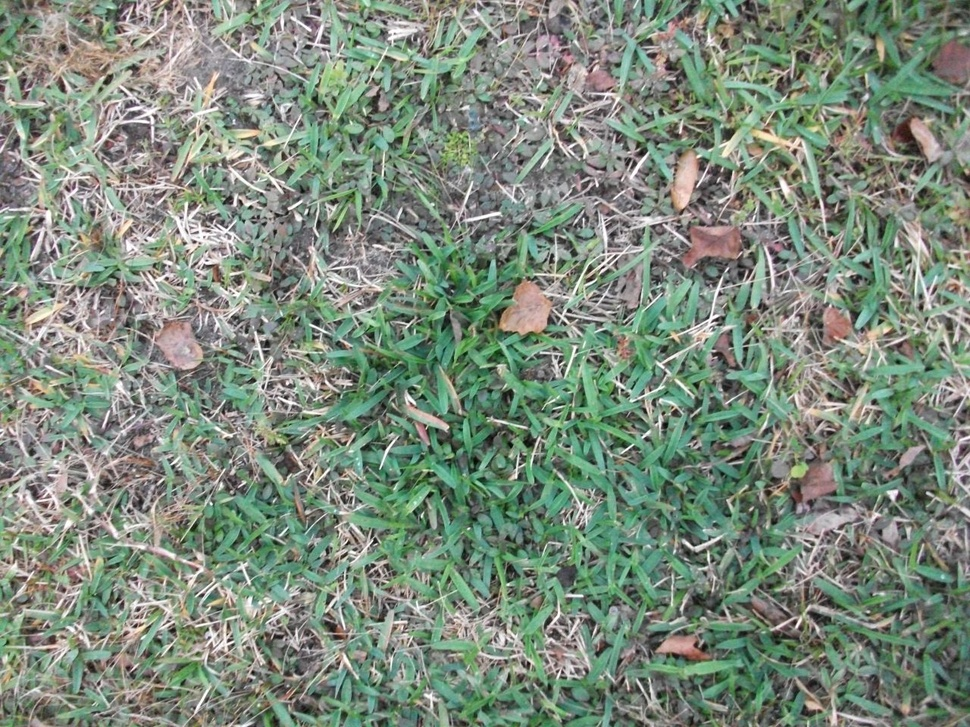
#> input picture field.jpg, 970 x 727 px, shrunk from 1280 x 960 before the run
$ jupyter execute weed_detection_system.ipynb   (shell and % lines are left out)
#> lines starting #> are read from the running program, lines starting #| are printed output that depends on the picture; after the words box and inside, x2 and y2 are one past the last pixel; in counts of white or black regions, pixels touching at a corner belong together
<a href="https://colab.research.google.com/github/Kousuke-N/digital_image_processing/blob/main/weed_detection_system.ipynb" target="_parent"></a>

# 事前準備

・Googleドライブの以下の場所にサンプル画像を"field.jpg"と言う名前で保存する。→`/content/drive/My Drive/dip`

[cell 1]
import cv2
import numpy as np
from google.colab.patches import cv2_imshow

#Googleドライブへのマウント
from google.colab import drive
drive.mount('/content/drive')
%cd "/content/drive/My Drive/dip"

[cell 2]
# 画像の読み込み
img = cv2.imread("field.jpg")
#> img is the input picture: shape (727, 970, 3); mean B, G, R 123.4, 138.5, 124.7
cv2_imshow(img)

[cell 3]
# HSV色空間へ変換
img_hsv = cv2.cvtColor(img, cv2.COLOR_BGR2HSV)
#> img_hsv: shape (727, 970, 3); mean H, S, V 60.9, 44.8, 141.6
print(img_hsv)
#> (printed output is left out)

[cell 4]
# 検出処理
# とりあえず、H成分だけを取り出した2重配列を作る
img_h = [[cell[0] for cell in line] for line in img_hsv]
#> img_h = 727 items
print(img_h)
#> (printed output is left out)

[cell 5]
# 検出部
output_img = np.array([[255 if cell[0] > 40 and cell[0] < 75 else 0 for cell in line] for line in img_hsv])
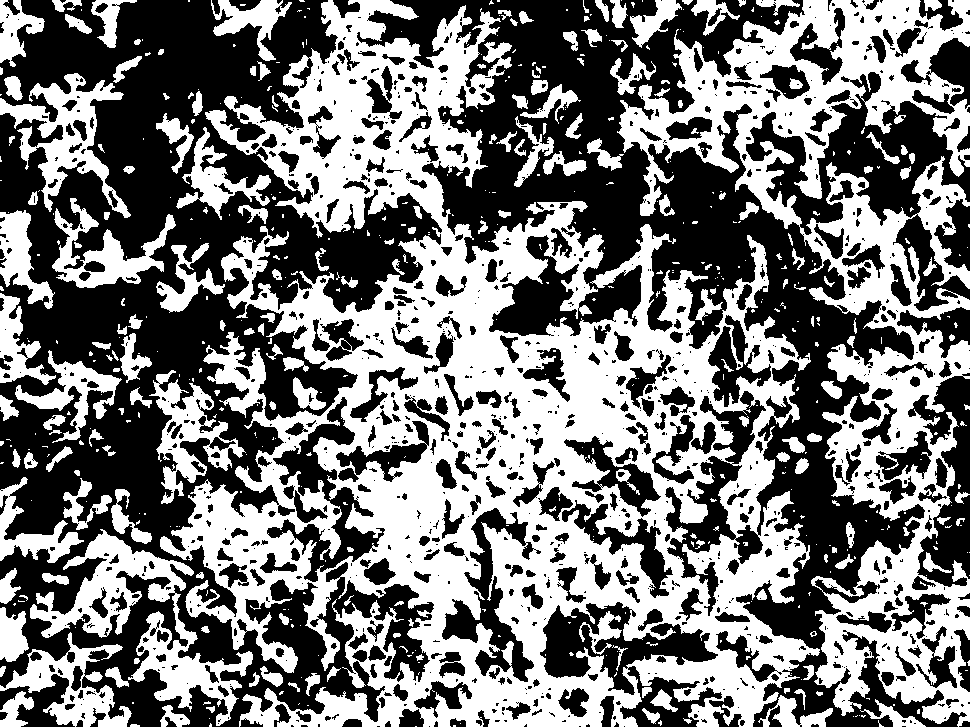
#> output_img: shape (727, 970) int64; 47% white; 562 white regions (363 under 20 px), largest, box (x1, y1, x2, y2) and area: (160, 0, 820, 727) 187462, (617, 0, 970, 727) 68732, (30, 529, 253, 726) 10946
cv2_imshow(output_img)

[cell 6]
# ファイルへの書き込み
cv2.imwrite('output.jpeg', output_img)
#> Out = True
